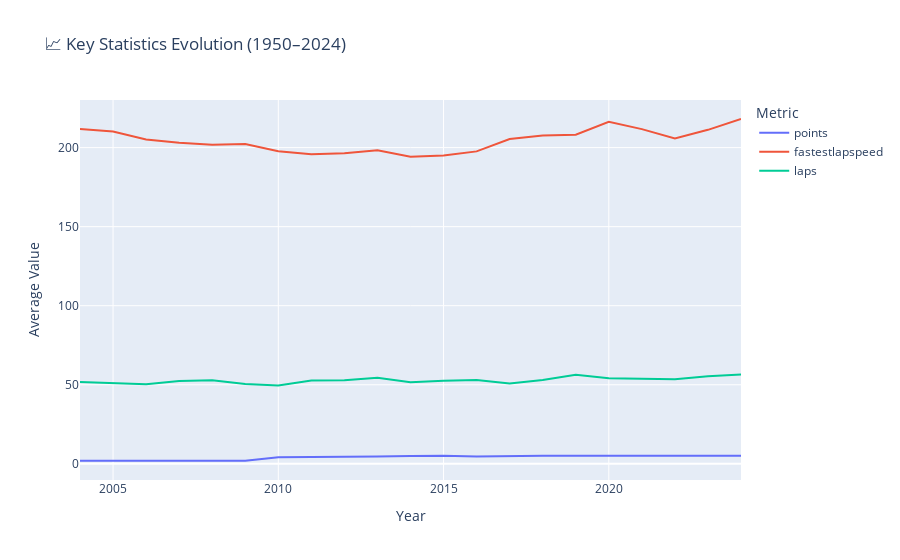

The code cell stored with this chart in its notebook:
### Code cell
# Key Statistics Evolution
key_stats_long = key_stats.melt(id_vars='year', value_vars=cols_numeric, var_name='metric', value_name='value')

metric_color_map = {
    'points': '#ED1C24',           
    'fastestlapspeed': '#00A19B',  
    'laps': '#FF8000'              
}

fig_stats = px.line(
    key_stats_long,
    x='year',
    y='value',
    color='metric',
    title="📈 Key Statistics Evolution (1950–2024)"
)
fig_stats.update_layout(
    xaxis_title="Year",
    yaxis_title="Average Value",
    legend_title="Metric"
)
fig_stats.write_html("results/visualizations/dashboard1_key_stats_fixed.html")
fig_stats.show()

### Figure 1 — Plotly figure (JSON) as saved in the notebook; plotly's stock layout.template omitted (floating-point values rounded to 4 significant figures)
{"data": [{"hovertemplate": "metric=points<br>year=%{x}<br>value=%{y}<extra></extra>", "legendgroup": "points", "line": {"color": "#636efa", "dash": "solid"}, "marker": {"symbol": "circle"}, "mode": "lines", "name": "points", "orientation": "v", "showlegend": true, "type": "scatter", "x": [2004, 2005, 2006, 2007, 2008, 2009, 2010, 2011, 2012, 2013, 2014, 2015, 2016, 2017, 2018, 2019, 2020, 2021, 2022, 2023, 2024], "xaxis": "x", "y": [1.95, 1.963, 1.773, 1.773, 1.908, 1.893, 4.208, 4.208, 4.208, 4.591, 4.963, 5.077, 4.591, 5.05, 5.05, 5.095, 5.1, 4.976, 5.095, 5.095, 5.113], "yaxis": "y"}, {"hovertemplate": "metric=fastestlapspeed<br>year=%{x}<br>value=%{y}<extra></extra>", "legendgroup": "fastestlapspeed", "line": {"color": "#EF553B", "dash": "solid"}, "marker": {"symbol": "circle"}, "mode": "lines", "name": "fastestlapspeed", "orientation": "v", "showlegend": true, "type": "scatter", "x": [2004, 2005, 2006, 2007, 2008, 2009, 2010, 2011, 2012, 2013, 2014, 2015, 2016, 2017, 2018, 2019, 2020, 2021, 2022, 2023, 2024], "xaxis": "x", "y": [211.7, 210.2, 205.2, 203.1, 201.8, 202.2, 197.7, 195.7, 196.5, 198.3, 194.3, 194.9, 197.6, 205.4, 207.7, 208.1, 216.3, 211.7, 205.8, 211.2, 218.1], "yaxis": "y"}, {"hovertemplate": "metric=laps<br>year=%{x}<br>value=%{y}<extra></extra>", "legendgroup": "laps", "line": {"color": "#00cc96", "dash": "solid"}, "marker": {"symbol": "circle"}, "mode": "lines", "name": "laps", "orientation": "v", "showlegend": true, "type": "scatter", "x": [2004, 2005, 2006, 2007, 2008, 2009, 2010, 2011, 2012, 2013, 2014, 2015, 2016, 2017, 2018, 2019, 2020, 2021, 2022, 2023, 2024], "xaxis": "x", "y": [51.68, 51.06, 50.34, 52.31, 52.85, 50.55, 49.49, 52.65, 52.81, 54.5, 51.57, 52.53, 53.06, 50.77, 52.97, 56.25, 54.12, 53.84, 53.48, 55.42, 56.41], "yaxis": "y"}], "layout": {"legend": {"title": {"text": "Metric"}, "tracegroupgap": 0}, "title": {"text": "📈 Key Statistics Evolution (1950–2024)"}, "xaxis": {"anchor": "y", "domain": [0, 1], "title": {"text": "Year"}}, "yaxis": {"anchor": "x", "domain": [0, 1], "title": {"text": "Average Value"}}}}
